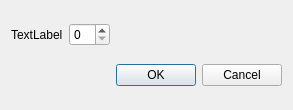
<?xml version="1.0" encoding="UTF-8"?>
<ui version="4.0">
 <class>IndicatorDialog</class>
 <widget class="QDialog" name="IndicatorDialog">
  <property name="geometry">
   <rect>
    <x>0</x>
    <y>0</y>
    <width>270</width>
    <height>110</height>
   </rect>
  </property>
  <property name="windowTitle">
   <string>Dialog</string>
  </property>
  <layout class="QGridLayout" name="gridLayout">
   <item row="1" column="4">
    <widget class="QDialogButtonBox" name="buttonBox">
     <property name="orientation">
      <enum>Qt::Horizontal</enum>
     </property>
     <property name="standardButtons">
      <set>QDialogButtonBox::Cancel|QDialogButtonBox::Ok</set>
     </property>
    </widget>
   </item>
   <item row="0" column="2">
    <widget class="QLabel" name="label">
     <property name="text">
      <string>TextLabel</string>
     </property>
    </widget>
   </item>
   <item row="0" column="3">
    <widget class="QSpinBox" name="spinBox"/>
   </item>
  </layout>
 </widget>
 <resources/>
 <connections>
  <connection>
   <sender>buttonBox</sender>
   <signal>accepted()</signal>
   <receiver>IndicatorDialog</receiver>
   <slot>accept()</slot>
   <hints>
    <hint type="sourcelabel">
     <x>248</x>
     <y>254</y>
    </hint>
    <hint type="destinationlabel">
     <x>157</x>
     <y>274</y>
    </hint>
   </hints>
  </connection>
  <connection>
   <sender>buttonBox</sender>
   <signal>rejected()</signal>
   <receiver>IndicatorDialog</receiver>
   <slot>reject()</slot>
   <hints>
    <hint type="sourcelabel">
     <x>316</x>
     <y>260</y>
    </hint>
    <hint type="destinationlabel">
     <x>286</x>
     <y>274</y>
    </hint>
   </hints>
  </connection>
 </connections>
</ui>
